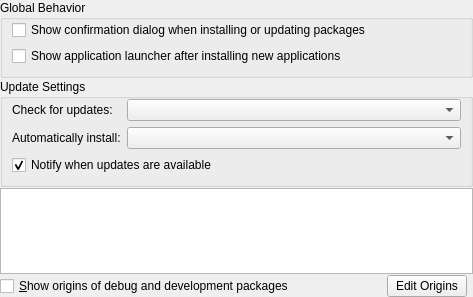
<?xml version="1.0" encoding="UTF-8"?>
<ui version="4.0">
 <class>SettingsKCM</class>
 <widget class="QWidget" name="SettingsKCM">
  <property name="geometry">
   <rect>
    <x>0</x>
    <y>0</y>
    <width>473</width>
    <height>297</height>
   </rect>
  </property>
  <property name="windowTitle">
   <string>Settings</string>
  </property>
  <layout class="QGridLayout" name="gridLayout_3">
   <property name="verticalSpacing">
    <number>1</number>
   </property>
   <property name="margin">
    <number>0</number>
   </property>
   <item row="2" column="0" colspan="4">
    <widget class="QGroupBox" name="groupBox">
     <property name="sizePolicy">
      <sizepolicy hsizetype="Preferred" vsizetype="Fixed">
       <horstretch>0</horstretch>
       <verstretch>0</verstretch>
      </sizepolicy>
     </property>
     <property name="title">
      <string>Update Settings</string>
     </property>
     <layout class="QFormLayout" name="formLayout">
      <property name="topMargin">
       <number>0</number>
      </property>
      <item row="0" column="0">
       <widget class="QLabel" name="intervalL">
        <property name="text">
         <string>Check for updates:</string>
        </property>
        <property name="buddy">
         <cstring>intervalCB</cstring>
        </property>
       </widget>
      </item>
      <item row="0" column="1">
       <widget class="KComboBox" name="intervalCB">
        <property name="currentIndex">
         <number>-1</number>
        </property>
       </widget>
      </item>
      <item row="1" column="0">
       <widget class="QLabel" name="autoInsL">
        <property name="enabled">
         <bool>true</bool>
        </property>
        <property name="text">
         <string>Automatically install:</string>
        </property>
        <property name="buddy">
         <cstring>autoCB</cstring>
        </property>
       </widget>
      </item>
      <item row="1" column="1">
       <widget class="KComboBox" name="autoCB">
        <property name="enabled">
         <bool>true</bool>
        </property>
       </widget>
      </item>
      <item row="2" column="0" colspan="2">
       <widget class="QCheckBox" name="notifyUpdatesCB">
        <property name="enabled">
         <bool>true</bool>
        </property>
        <property name="text">
         <string>Notify when updates are available</string>
        </property>
        <property name="checked">
         <bool>true</bool>
        </property>
        <property name="tristate">
         <bool>false</bool>
        </property>
       </widget>
      </item>
     </layout>
    </widget>
   </item>
   <item row="0" column="0" colspan="4">
    <widget class="QGroupBox" name="groupBox_2">
     <property name="title">
      <string>Global Behavior</string>
     </property>
     <layout class="QGridLayout" name="gridLayout">
      <property name="topMargin">
       <number>0</number>
      </property>
      <item row="0" column="0">
       <widget class="QCheckBox" name="autoConfirmCB">
        <property name="text">
         <string>Show confirmation dialog when installing or updating packages</string>
        </property>
       </widget>
      </item>
      <item row="1" column="0">
       <widget class="QCheckBox" name="appLauncherCB">
        <property name="text">
         <string>Show application launcher after installing new applications</string>
        </property>
       </widget>
      </item>
     </layout>
    </widget>
   </item>
   <item row="3" column="0" colspan="4">
    <widget class="QTreeView" name="originTV">
     <property name="editTriggers">
      <set>QAbstractItemView::NoEditTriggers</set>
     </property>
     <property name="showDropIndicator" stdset="0">
      <bool>false</bool>
     </property>
     <property name="rootIsDecorated">
      <bool>false</bool>
     </property>
     <property name="itemsExpandable">
      <bool>false</bool>
     </property>
     <property name="sortingEnabled">
      <bool>true</bool>
     </property>
     <property name="expandsOnDoubleClick">
      <bool>false</bool>
     </property>
    </widget>
   </item>
   <item row="4" column="0">
    <widget class="QCheckBox" name="showOriginsCB">
     <property name="text">
      <string>&amp;Show origins of debug and development packages</string>
     </property>
    </widget>
   </item>
   <item row="4" column="2">
    <widget class="QPushButton" name="editOriginsPB">
     <property name="text">
      <string>Edit Origins</string>
     </property>
    </widget>
   </item>
   <item row="4" column="1">
    <spacer name="horizontalSpacer">
     <property name="orientation">
      <enum>Qt::Horizontal</enum>
     </property>
     <property name="sizeHint" stdset="0">
      <size>
       <width>40</width>
       <height>20</height>
      </size>
     </property>
    </spacer>
   </item>
  </layout>
 </widget>
 <customwidgets>
  <customwidget>
   <class>KComboBox</class>
   <extends>QComboBox</extends>
   <header>kcombobox.h</header>
  </customwidget>
 </customwidgets>
 <tabstops>
  <tabstop>intervalCB</tabstop>
  <tabstop>autoCB</tabstop>
  <tabstop>notifyUpdatesCB</tabstop>
 </tabstops>
 <resources/>
 <connections/>
</ui>
